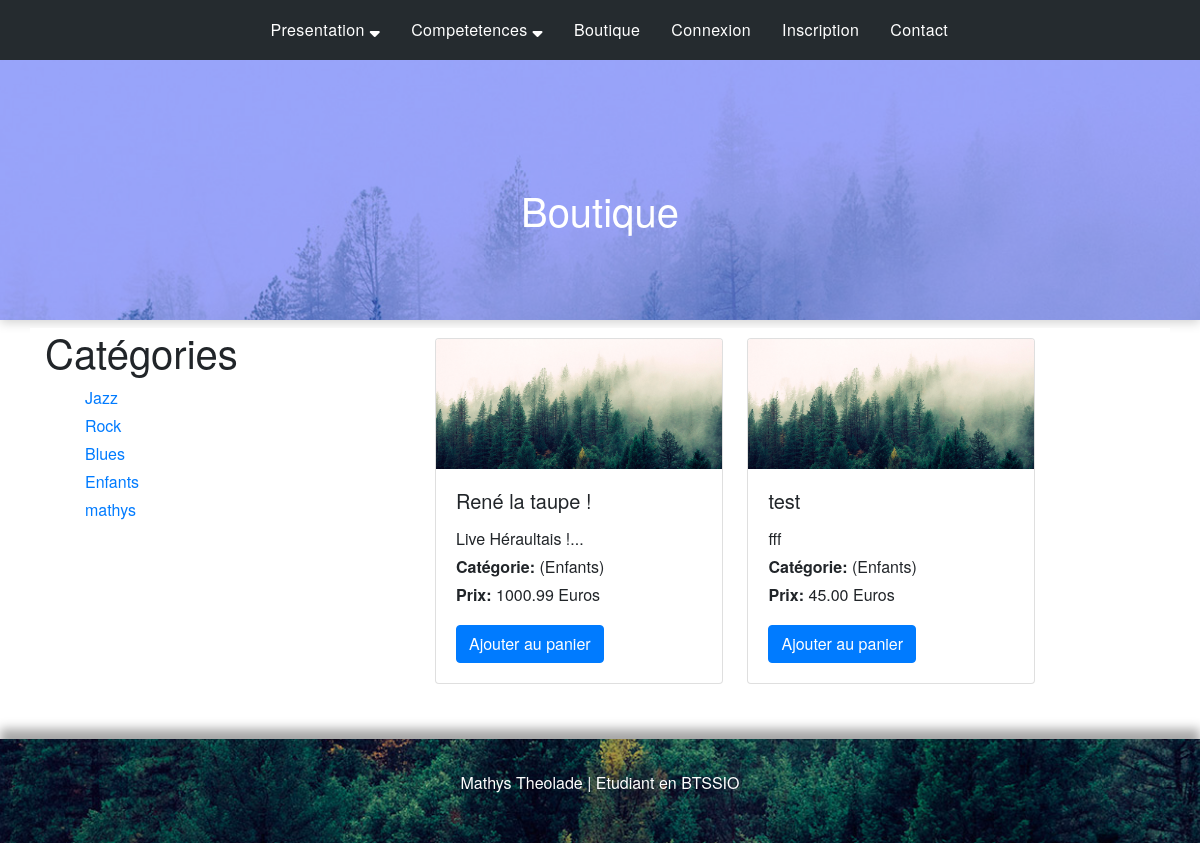
/index.php?controleur=shop&categorie=Enfants, run on the app's committed database.
### tables this page shows
CREATE TABLE `onglets` (
                           `id` int(11) NOT NULL,
                           `nom` varchar(100) NOT NULL,
                           `controlerName` varchar(100) NOT NULL,
                           `dropdown` int(11) NOT NULL DEFAULT 0,
                           `options` varchar(255) DEFAULT NULL,
                           `date` datetime NOT NULL
);

CREATE TABLE `categorie` (
                             `id` int(11) NOT NULL,
                             `libelle` varchar(20) DEFAULT NULL
);

CREATE TABLE `produit` (
                           `id` int(11) NOT NULL,
                           `nom` varchar(50) DEFAULT NULL,
                           `description` varchar(100) DEFAULT NULL,
                           `prix` decimal(6,2) DEFAULT NULL,
                           `image` varchar(100) DEFAULT NULL,
                           `idCategorie` int(11) NOT NULL
);

### App/Controler/Controler_shop.php (called while the page is built, shortened)
<?php
class Controler_shop extends controler_default
{
    public function __construct()
    {
        $this->show();
    }
    private function show(){
        $categorie = $this->getCategorie();
        $lesProduits = $this->getLesProduits();
        $categorieProduit = $this->getCategorieProduit();
        require 'app/vues/v_shop.inc.php';
    }
    private function getCategorieProduit(){
        if(isset($_GET['categorie']) && !empty($_GET['categorie'])) {
            return $_GET['categorie'];
        }
    }
    private function getLesProduits(){
        if(isset($_GET['categorie']) && !empty($_GET['categorie'])){
            return Database::prepare('SELECT *  FROM produit p, categorie c Where p.idCategorie = c.id AND libelle = :libCateg', array(":libCateg" => $_GET["categorie"]) , true,  null);
        }
    }
}

### App/modeles/Autoloader.php (called while the page is built, shortened)
<?php
class Autoloader{
    static function autoload($class){
        $class = str_replace(__NAMESPACE__ . '\\', '', $class);
        $class = str_replace('\\', '/', $class);
        $word = $class;
        $pos = strpos($word,"Controler");
    }
}

### App/Controler/Controler_default.php (called while the page is built, shortened)
<?php
class controler_default
{
    public function getAllOnglets(){
         return Database::prepare("SELECT * FROM onglets",null, true, null );
    }
    protected function getCategorie(){
        $shop = new Shop();
        return $shop->getCategorie();
    }
}

### App/modeles/Database/Database.php (called while the page is built, shortened)
<?php
class Database extends DatabaseConfig
{
    private static $db_name;
    private static $db_user;
    private static $db_pass;
    private static $db_host;
    private static $pdo;
    public function __construct()
    {
        self::$db_name = $this->BDD_NAME;
        self::$db_user = $this->BDD_USER;
        self::$db_pass = $this->BDD_PASSWORD;
        self::$db_host = $this->BDD_HOST;
    }
    private function getPDO()
    {
        if (self::$pdo == null) {
            $pdo = new PDO('mysql:dbname=' . self::$db_name . ';host=' . self::$db_host . '', self::$db_user, self::$db_pass);
            $pdo->setAttribute(PDO::ATTR_ERRMODE, PDO::ERRMODE_EXCEPTION);
            self::$pdo = $pdo;
        }
        return self::$pdo;
    }
    public static function prepare($statement, $attributes = null, $return = true , $one = null)
    {
        $req = (new Database)->getPDO()->prepare($statement);
        $req->execute($attributes);
        if($return) {
            if ($one) {
                $datas = $req->fetch();
            } else {
                $datas = $req->fetchAll();
            }
        }
        (isset($datas))?  $datas = $datas : $datas = false;
        return $datas;
    }
}

### App/modeles/Shop/Shop.php (called while the page is built, shortened)
<?php
class Shop
{
    public static function getCategorie() :array {
        return Database::prepare("SELECT * FROM categorie", null , true, null);
    }
}

### App/vues/template/default.php (the view, shortened to what this page needs)
<!doctype html>
<html lang="fr">
<head>
    <link rel="stylesheet" href="<?= \School\Chemins\Chemins::STYLE ?>bootstrap.min.css">
    <link rel="stylesheet" href="<?= \School\Chemins\Chemins::STYLE ?>bootstrap-grid.min.css">
    <link rel="stylesheet" href="<?= \School\Chemins\Chemins::STYLE ?>bootstrap-reboot.min.css">
    <link rel="stylesheet" href="<?= \School\Chemins\Chemins::STYLE ?>style.css?<?= date('s')?>">
</head>
<body>
<div id="page">
    <header id="animation">
        <div class="bg" style="background-image: url('<?= \School\Chemins\Chemins::IMAGES ?>slide-bg.jpg');background-attachment: fixed;    box-shadow: 0 3px 10px 0 rgba(1, 3, 4, 0.35);"></div>
        <nav id="navbar" class="navbar navbar-expand-lg navbar-light navbar-right">
            <div class="collapse navbar-collapse" id="navbarSupportedContent">
                <ul class="navbar-nav mr-auto">
                    <?php
                        foreach ($arrayNav as $onglet){
                            if($onglet['dropdown'] == 0){
                                ?>
                                <li class="nav-item"><a href="?controleur=<?= $onglet['controlerName'] ?>" class="nav-link"><?= $onglet['nom'] ?></a></li>
                                <?php
                            }else{
                                ?>
                                <li class="nav-item dropdown">
                                    <a class="nav-link dropdown-toggle" href="#" id="navbarDropdown" role="button" data-toggle="dropdown" aria-haspopup="true" aria-expanded="false">
                                        <?= $onglet['nom'] ?> <i class="fas fa-sort-down"></i>
                                    </a>
                                </li>
                            <?php }
                        }
                    ?>
                    <li class="nav-item"><a href="mailto:mathystheolade973@gmail.com" class="nav-link">Contact</a></li>
                </ul>
            </div>
        </nav>
    </header>
    <?= $content ?>
    <footer id="footer" class="mainFooter bg" style="background-image: url('<?= \School\Chemins\Chemins::IMAGES ?>slide-bg.jpg');background-attachment: fixed; height: auto;opacity: 1 !important;    box-shadow: 0 -10px 10px 0 rgba(1, 3, 4, 0.35);">
        <p id="footer" style="opacity: 1 !important;">Mathys Theolade | Etudiant en BTSSIO</p>
    </footer>
</div>
</body>
</html>

### App/vues/v_shop.inc.php (shortened to what this page needs)
<section id="boutique">
    <div class="container">
        <div class="row">
            <div class="col-4">
                <h1> Catégories </h1>
                <ul>
                    <?php
                    foreach($categorie as $unCategorie){
                        ?>
                        <li>
                            <a href=index.php?controleur=shop&categorie=<?= $unCategorie['libelle'] ?>><?= $unCategorie['libelle'] ?></a>
                        </li>
                        <?php
                    }
                    ?>
                </ul>
            </div>
            <div class="col-8">
                <?php
                if(isset($_GET['categorie']) && !empty($_GET['categorie'])) {
                    foreach ($lesProduits as $unProduit) {
                        ?>
                        <div class="card" style="width: 18rem;">
                            <img class="card-img-top" src="<?= \School\Chemins\Chemins::IMAGES ?>slide-bg.jpg"
                                 alt="Card image cap">
                            <div class="card-body">
                                <h5 class="card-title"><?= $unProduit['nom'] ?></h5>
                                <p class="card-text"><?= $unProduit['description'] ?> <br/> <strong>
                                        Catégorie: </strong> (<?= $categorieProduit ?>) <br/>
                                    <strong>Prix: </strong> <?= $unProduit['prix'] ?> Euros</p>
                                <a href="#" class="btn btn-primary">Ajouter au panier</a>
                            </div>
                        </div>
                    <?php }
                }?>
            </div>
        </div>
    </div>
</section>

### public/css/style.css (style rules this page uses)
html,body { font-family: Helvetica Neue, Helvetica, Arial, sans-serif; line-height: 1.75; margin: 0; padding: 0; width: 100%; }
html,body, #page { height: 100%; }
li { list-style: none; }
*,::before,::after { box-sizing: border-box; }
header { position: relative; top: 0; left: 0; width: 100%; height: 320px; background: #304fff; }
.bg { width: 100%; height: 100%; background-position: center center; background-repeat: no-repeat; background-size: cover; opacity: 0.5; }
nav { position: relative; padding: 25px; text-align: right; top: -100%; }
nav li { display: inline; margin-right: 15px; }
nav li a { position: relative; display: inline-block; padding: 8px 20px; vertical-align: middle; font-weight: 300; letter-spacing: 0.025em; color: inherit; text-decoration: none; color: white !important; }
nav li a::after { content: ""; position: absolute; bottom: 0; right: 20px; left: 20px; height: 2px; background-color: #B13C2E; opacity: 0; transform: translateY(5px); transition: all .4s; }
.dropdown-toggle::after { margin: 0; vertical-align: none; border: 0; }
.navbar-right { position: fixed; top: 0; left: 0; right: 0; z-index: 16; background-color: #252b2f; }
.navbar-nav { margin-left: auto; width: 60%; }
.row { background-color: #fff; }
#page { position: relative; overflow: auto; }
.container { position: relative; }
.card { margin: 10px; display: inline-block; }
.mainFooter { position: relative; bottom: 0; box-shadow: 2px 4px 12px gray; padding: 30px; margin-top: 45px; background-color: #304fffc7; color: #fff; }
p#footer { text-align: center; }

### data on the page
onglets: nom "Presentation"
onglets: nom "Competetences"
onglets: nom "Boutique"
onglets: nom "Connexion"
onglets: nom "Inscription"
categorie: libelle "Jazz"
categorie: libelle "Rock"
categorie: libelle "Blues"
categorie: libelle "Enfants"
categorie: libelle "mathys"
produit: nom "René la taupe !", description "Live Héraultais !...", prix "1000.99"
produit: nom "test", description "fff", prix "45.00"
